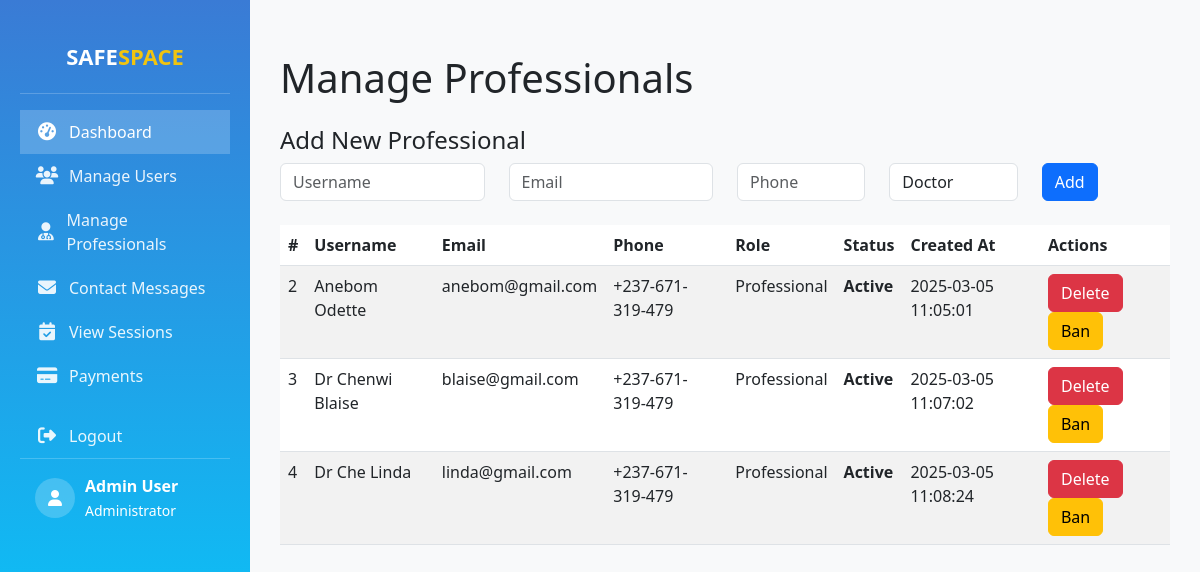
The app's page /dashboards/admin/manage_professional.php with its own data.
### tables this page shows
CREATE TABLE `professionals` (
  `id` int(11) NOT NULL,
  `username` varchar(50) NOT NULL,
  `email` varchar(100) NOT NULL,
  `phone` varchar(20) DEFAULT NULL,
  `password` varchar(255) NOT NULL,
  `created_at` timestamp NOT NULL DEFAULT current_timestamp(),
  `role` varchar(255) NOT NULL,
  `status` enum('active','banned','pending') DEFAULT 'active',
  `profile_picture` varchar(255) NOT NULL DEFAULT ''
);

### dashboards/admin/manage_professional.php (the view, shortened to what this page needs)
<?php
$servername = "localhost";
$username = "root";
$password = "";
$dbname = "safespace";
$conn = new mysqli($servername, $username, $password, $dbname);
$sql = "SELECT id, username, email, phone, role, created_at, status FROM professionals";
$result = $conn->query($sql);
?>
<!DOCTYPE html>
<html lang="en">
<head>
    <link rel="stylesheet" href="https://cdn.jsdelivr.net/npm/bootstrap@5.3.0/dist/css/bootstrap.min.css">
</head>
<body>
    <div class="sidebar">
        <?php include 'sidebar.php'; ?>
    </div>
    <div class="content-wrapper">
        <h1 class="my-4">Manage Professionals</h1>
        <form method="POST" class="mb-4">
            <h4>Add New Professional</h4>
            <div class="row">
                <div class="col-md-3">
                    <input type="text" name="username" class="form-control" placeholder="Username" required>
                </div>
                <div class="col-md-3">
                    <input type="email" name="email" class="form-control" placeholder="Email" required>
                </div>
                <div class="col-md-2">
                    <input type="text" name="phone" class="form-control" placeholder="Phone" required>
                </div>
                <div class="col-md-2">
                    <select name="role" class="form-control">
                        <option value="doctor">Doctor</option>
                    </select>
                </div>
                <div class="col-md-2">
                    <button type="submit" name="add_professional" class="btn btn-primary">Add</button>
                </div>
            </div>
        </form>
        <?php if ($result->num_rows > 0): ?>
        <table class="table table-striped">
            <thead>
                <tr>
                    <th>#</th>
                    <th>Username</th>
                    <th>Email</th>
                    <th>Phone</th>
                    <th>Role</th>
                    <th>Status</th>
                    <th>Created At</th>
                    <th>Actions</th>
                </tr>
            </thead>
            <tbody>
                <?php while ($professional = $result->fetch_assoc()): ?>
                <tr>
                    <td><?php echo $professional['id']; ?></td>
                    <td><?php echo htmlspecialchars($professional['username']); ?></td>
                    <td><?php echo htmlspecialchars($professional['email']); ?></td>
                    <td><?php echo htmlspecialchars($professional['phone']); ?></td>
                    <td><?php echo ucfirst(htmlspecialchars($professional['role'])); ?></td>
                    <td class="<?php echo $professional['status'] == 'active' ? 'status-active' : 'status-banned'; ?>">
                        <?php echo ucfirst($professional['status']); ?>
                    </td>
                    <td><?php echo $professional['created_at']; ?></td>
                    <td>
                        <a href="?delete_id=<?php echo $professional['id']; ?>" class="btn btn-danger btn-custom"
                            onclick="return confirm('Are you sure you want to delete this professional?')">Delete</a>
                        <?php if ($professional['status'] == 'active'): ?>
                            <a href="?ban_id=<?php echo $professional['id']; ?>" class="btn btn-warning btn-custom">Ban</a>
                        <?php else: ?>
                            <a href="?unban_id=<?php echo $professional['id']; ?>" class="btn btn-success btn-custom">Unban</a>
                        <?php endif; ?>
                    </td>
                </tr>
                <?php endwhile; ?>
            </tbody>
        </table>
        <?php else: ?>
        <p>No professionals found.</p>
        <?php endif; ?>
    </div>
</body>
</html>

### dashboards/admin/manage_professional.php (style rules this page uses)
body { font-family: 'Inter', sans-serif; background-color: #f8f9fa; }
.sidebar { width: 250px; position: fixed; height: 100%; background: #343a40; color: white; padding: 20px; top: 0; left: 0; }
.content-wrapper { margin-left: 250px; padding: 30px; }
.table { margin-top: 20px; }
.btn-custom { font-size: 14px; font-weight: 500; }
.status-active { color: green; font-weight: bold; }

### dashboards/admin/sidebar.php (style rules this page uses)
body { background-color: #f8f9fa; font-family: 'Segoe UI', Tahoma, Geneva, Verdana, sans-serif; }
.sidebar { min-height: 100vh; width: 250px; background: linear-gradient(180deg, #3a7bd5, #00d2ff); transition: all 0.3s; }
.content-wrapper { margin-left: 250px; transition: all 0.3s; }

### records on screen
professionals: id "2", username "Anebom Odette", email "anebom@gmail.com", phone "+237-671-319-479", role "Professional", status "Active", created_at "2025-03-05 11:05:01"
professionals: id "3", username "Dr Chenwi Blaise", email "blaise@gmail.com", phone "+237-671-319-479", role "Professional", status "Active", created_at "2025-03-05 11:07:02"
professionals: id "4", username "Dr Che Linda", email "linda@gmail.com", phone "+237-671-319-479", role "Professional", status "Active", created_at "2025-03-05 11:08:24"
